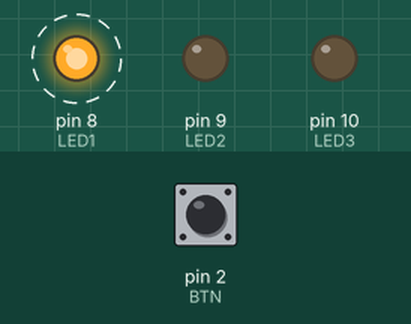
This sketch was run on a simulated Arduino Uno, built with avr-gcc and run on an emulated ATmega328P. On the bench: output pins drawn as LEDs (lit = HIGH). Dashed ring = blinking. The test bench sets the inputs (shaded band); at power-on: pin 2 (BTN) LOW.

Above: at 1.2 s.
1.3 s: pin 2 (BTN) pulled HIGH for 0.15 s
At 3.8 s:
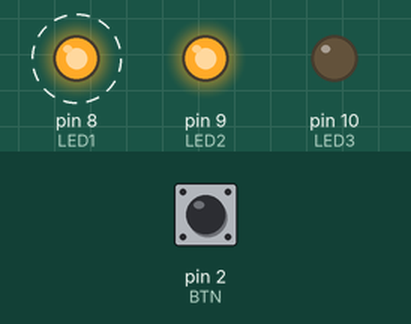
4.4 s: pin 2 (BTN) pulled HIGH for 1 s
At 5.7 s:
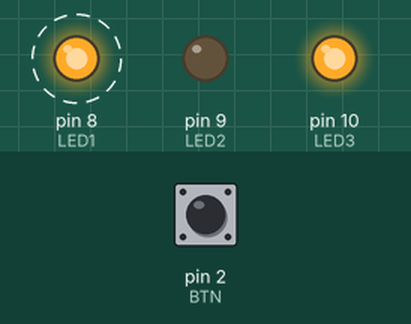
8.4 s: pin 2 (BTN) pulled HIGH for 3.2 s
At 10.7 s:
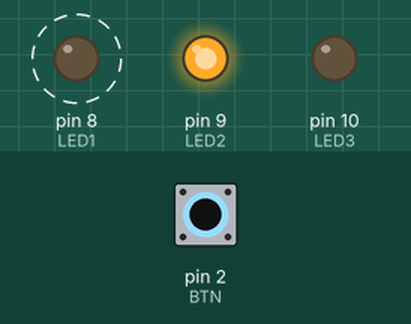
Timing chart, 0 to 20.6 s (numbered marks = the images above; inputs shaded):
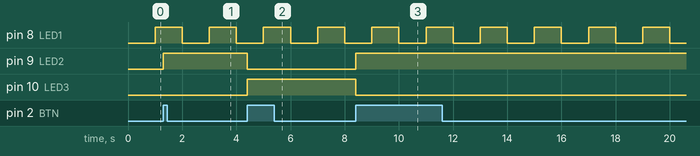

The sketch:

17_activity.ino
```cpp
#define LED1 8
#define LED2 9
#define LED3 10
#define BTN 2

unsigned long lastTimeButtonChanged = millis();
unsigned long debounceDelay = 40;
unsigned long lastTimeLedBlinked = millis();
unsigned long blinkDelay = 1000;

bool buttonState = LOW;
bool ledState = LOW;

int btnToggle = 1;

void setup() {
  // put your setup code here, to run once:
  pinMode(LED1, OUTPUT);
  pinMode(LED2, OUTPUT);
  pinMode(LED3, OUTPUT);
  pinMode(BTN, INPUT);

}

void loop() {
  unsigned long timeNow = millis();

  // Task 1: pressed(LOW -> HIGH): toggle LED 2 & 3
  // toggle LEDs: power on 2, power off 3
  if(timeNow - lastTimeButtonChanged > debounceDelay){
    bool newButtonState = digitalRead(BTN);
    if(newButtonState != buttonState){
      lastTimeButtonChanged = timeNow;
      buttonState  = newButtonState;
      if(buttonState == HIGH){
        if(btnToggle == 1){
          btnToggle = 2;
          digitalWrite(LED2, HIGH);
          digitalWrite(LED3, LOW);
        }else{
          btnToggle = 1;
          digitalWrite(LED2, LOW);
          digitalWrite(LED3, HIGH);
        }

      }
    }
  }

  // blink led 1 every 1000ms
  if(timeNow - lastTimeLedBlinked > blinkDelay){
    lastTimeLedBlinked += blinkDelay;
    if(ledState == HIGH){
      ledState = LOW;
    }else{
      ledState = HIGH;
    }
    digitalWrite(LED1, ledState);
  }

}
```

Measured:
- after the input at 1.3 s, pin 9 (LED2): LOW → HIGH at once
- after the input at 4.4 s, pin 9 (LED2): HIGH → LOW at once; pin 10 (LED3): LOW → HIGH at once
- after the input at 8.4 s, pin 9 (LED2): LOW → HIGH at once; pin 10 (LED3): HIGH → LOW at once
- by itself, pin 8 (LED1): alternates HIGH for 1.0 s and LOW for 1.0 s
